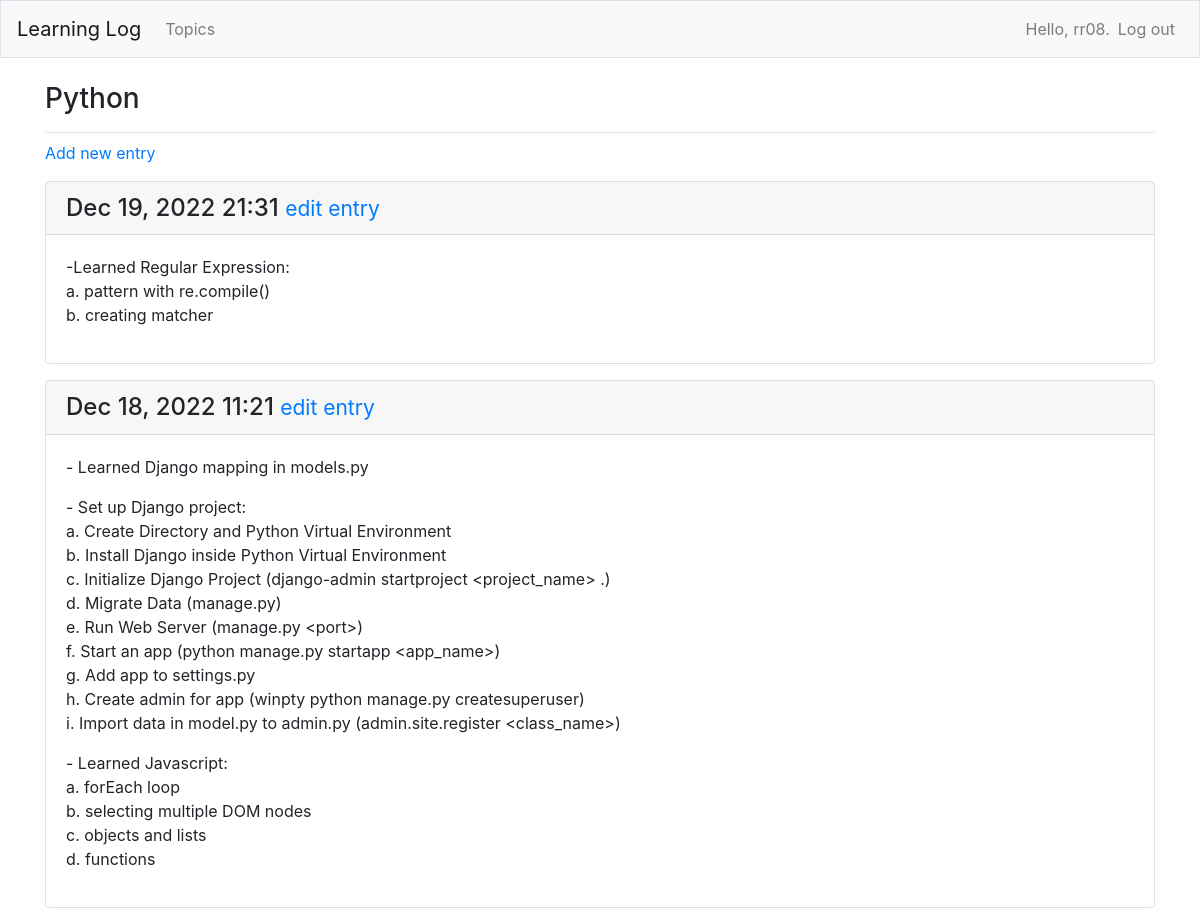
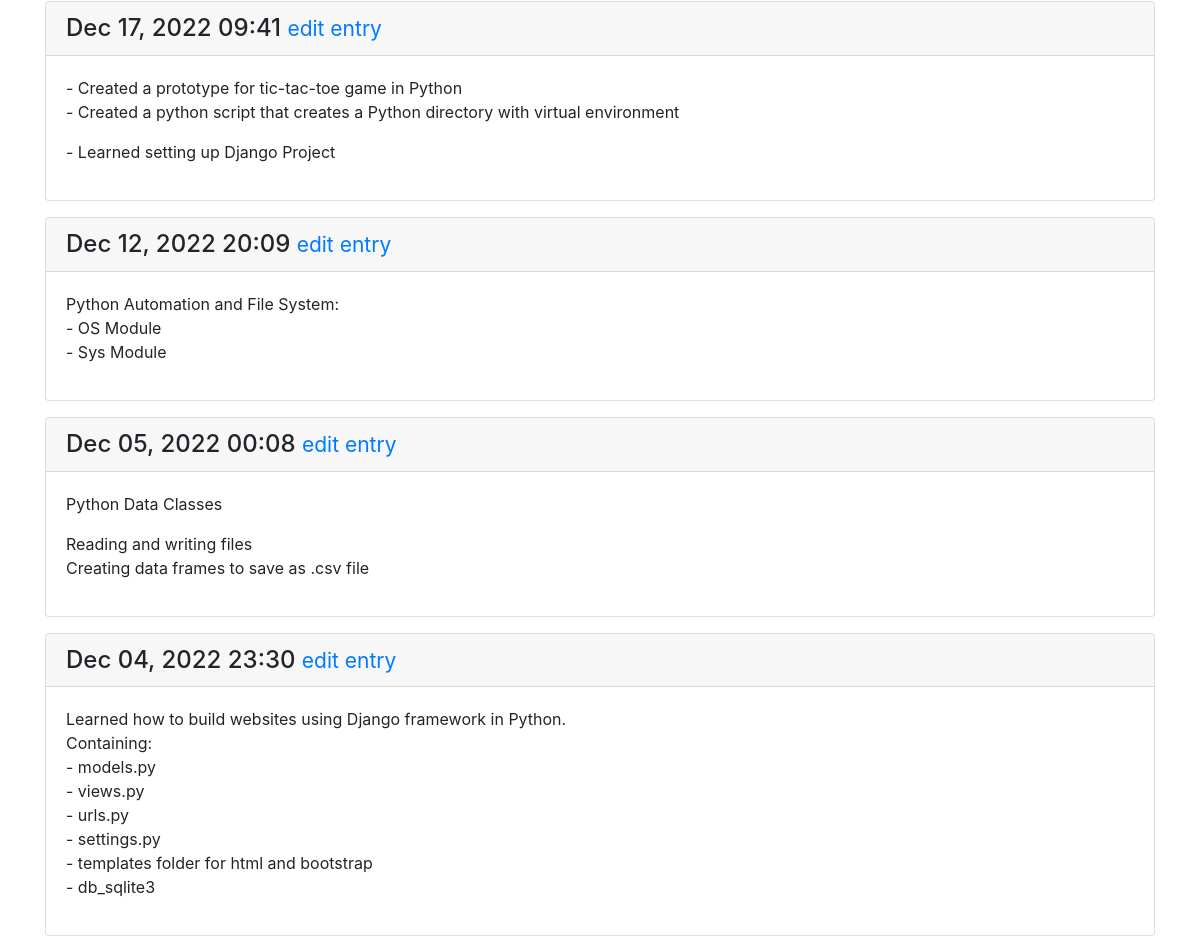
Page /topics/4/ (signed in) on the committed database (2 pictures, top to bottom).
### learning_logs/models.py (models this page shows, shortened)
class Topic(models.Model):
    text = models.CharField(max_length=200)
    date_added = models.DateTimeField(auto_now_add=True)
    owner = models.ForeignKey(User, on_delete=models.CASCADE)
    def __str__(self):
        return self.text

class Entry(models.Model):
    topic = models.ForeignKey(Topic, on_delete=models.CASCADE)
    text = models.TextField()
    date_added = models.DateTimeField(auto_now_add=True)
    class Meta:
        verbose_name_plural = 'entries'

### learning_logs/views.py (the view)
# urls.py: path('topics/<int:topic_id>/', views.topic, name='topic'),
@login_required
def topic(request, topic_id):
    topic = Topic.objects.get(id=topic_id)
    if topic.owner != request.user:
        raise Http404
    entries = topic.entry_set.order_by('-date_added')
    context = {'topic': topic, 'entries': entries}
    return render(request, 'learning_logs/topic.html', context)

### learning_logs/templates/learning_logs/topic.html
{% extends 'learning_logs/base.html' %}
{% block page_header %}
  <h3>{{ topic }}</h3>
{% endblock page_header %}
{% block content %}
  <p>
    <a href="{% url 'learning_logs:new_entry' topic.id %}">Add new entry</a>
  </p>
  {% for entry in entries %}
    <div class="card mb-3">
      <h4 class="card-header">
        {{ entry.date_added|date:'M d, Y H:i' }}
        <small><a href="{% url 'learning_logs:edit_entry' entry.id %}">
            edit entry</a></small>
      </h4>
      <div class="card-body">
        {{ entry.text|linebreaks }}
      </div>
    </div>
  {% empty %}
    <p>There are no entries for this topic yet.</p>
  {% endfor %}
{% endblock content %}

### learning_logs/templates/learning_logs/base.html (shortened to what this page needs)
{% load bootstrap4 %}
<html>
<html lang="en">
<head>
  {% bootstrap_css %}
</head>
<body>
  <nav class="navbar navbar-expand-md navbar-light bg-light mb-4 border">
    <a class="navbar-brand" href="{% url 'learning_logs:index'%}">
        Learning Log</a>
    <div class="collapse navbar-collapse" id="navbarCollapse">
      <ul class="navbar-nav mr-auto">
        <li class="nav-item">
          <a class="nav-link" href="{% url 'learning_logs:topics'%}">
              Topics</a></li>
      </ul>
      <ul class="navbar-nav ml-auto">
        {% if user.is_authenticated %}
          <li class="nav-item">
            <span class="navbar-text">Hello, {{ user.username }}.</span>
          </li>
          <li class="nav-item">
            <a class="nav-link" href="{% url 'users:logout' %}">Log out</a>
          </li>
        {% else %}
          <li class="nav-item">
            <a class="nav-link" href="{% url 'users:register' %}">Register</a>
          </li>
          <li class="nav-item">
            <a class="nav-link" href="{% url 'users:login' %}">Log in</a></li>
        {% endif %}
      </ul>
    </div>
  </nav>
  <main role="main" class="container">
    <div class="pb-2 mb-2 border-bottom">
      {% block page_header %}{% endblock page_header %}
    </div>
    <div>
      {% block content %}{% endblock content %}
    </div>
  </main>
</body>
</html>

### rows in the picture
Topic: text "Python"
Entry: date_added "Dec 19, 2022 21:31", text "-Learned Regular Expression: a. pattern with re.compile() b. creating matcher"
Entry: date_added "Dec 18, 2022 11:21", text "- Learned Django mapping in models.py - Set up Django project: a. Create Directory and Python Virtual Environment b. Install Django inside Python Virtual Environment c. Initialize Django Project (django-admin startproject <project_name> .) d. Migrate Data (manage.py) e. Run Web Server (manage.py <port>) f. Start an app (python manage.py startapp <app_name>) g. Add app to settings.py h. Create admin for app (winpty python manage.py createsuperuser) i. Import data in model.py to admin.py (admin.site.register <class_name>) - Learned Javascript: a. forEach loop b. selecting multiple DOM nodes c. objects and lists d. functions"
Entry: date_added "Dec 17, 2022 09:41", text "- Created a prototype for tic-tac-toe game in Python - Created a python script that creates a Python directory with virtual environment - Learned setting up Django Project"
Entry: date_added "Dec 12, 2022 20:09", text "Python Automation and File System: - OS Module - Sys Module"
Entry: date_added "Dec 05, 2022 00:08", text "Python Data Classes Reading and writing files Creating data frames to save as .csv file"
Entry: date_added "Dec 04, 2022 23:30", text "Learned how to build websites using Django framework in Python. Containing: - models.py - views.py - urls.py - settings.py - templates folder for html and bootstrap - db_sqlite3"

### other values in the picture
{{ user.username }} "rr08"
